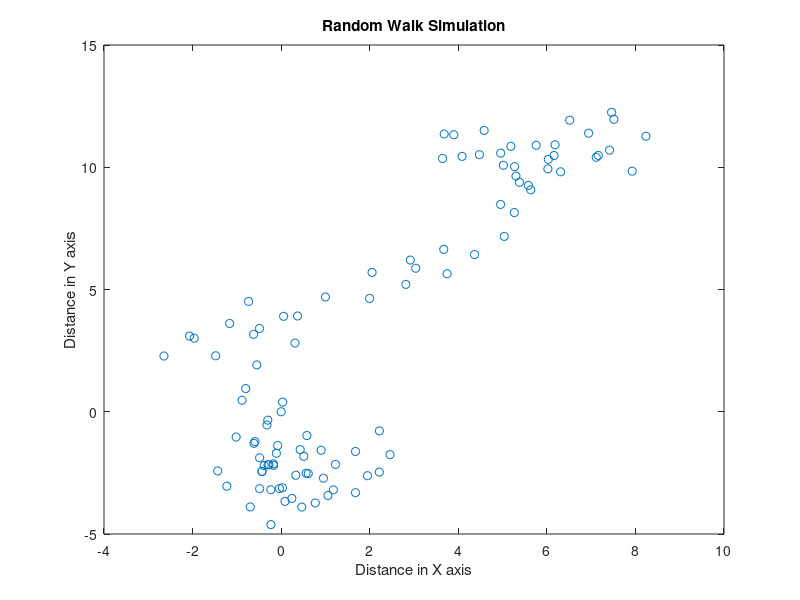

Source code (MATLAB): (Note: this script raises an error after producing the figure.)
clear all; 
format long
n = 100; % number of steps
N = 50;  % number of times the random walk is simulated

x(1) = 0;
y(1) = 0;

a = 0; 
b = 2 * pi;

% ploting one of the simulation
for i = 1:n    
    theta = a+(b-a)*rand(1); %random theta between 0 & 2 pi    
    x(i+1) = x(i) + cos(theta);
    y(i+1) = y(i) + sin(theta);    
end

plot(x,y, 'o')
xlabel('Distance in X axis')
ylabel('Distance in Y axis')
title('Random Walk Simulation')

% calculating the average distance walked
finalDistanceArray = zeros(1, N);

for j = 1: N  
  for i = 1:n    
    theta = a+(b-a)*rand(1); %random theta between 0 & 2 pi
    
    x(i+1) = x(i) + cos(theta);
    y(i+1) = y(i) + sin(theta);    
  end  
  finalDistanceArray(j) = distance(x(1), x(end), y(1), y(end)) ;  
end

AverageDistanceWalk = sum(finalDistanceArray) / N

